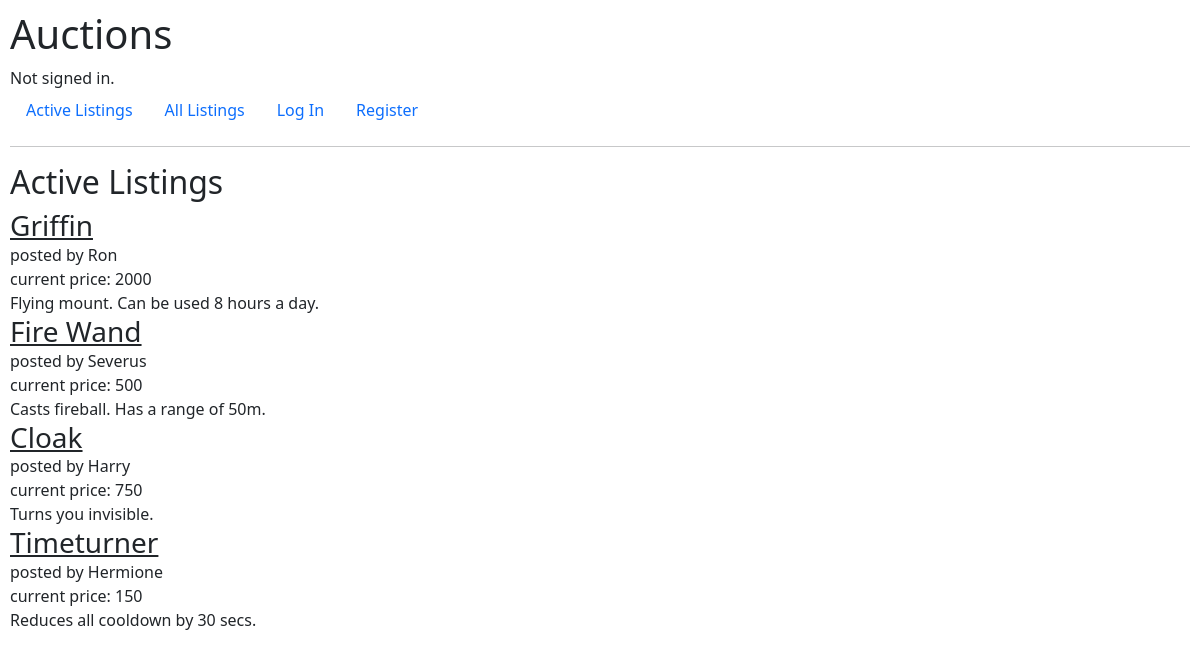
Before: / with the older database file.
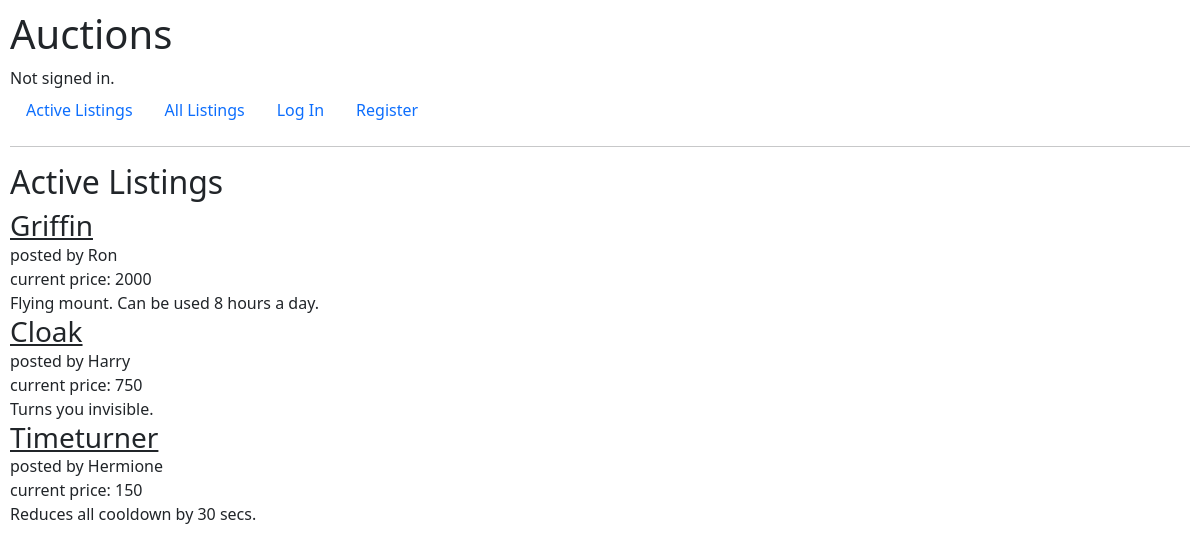
After: the same page with the newer database file.
### auctions/models.py (models this page shows, shortened)
class Post(models.Model):
    item = models.ForeignKey(Item, on_delete=models.CASCADE, related_name="item_postings")
    seller = models.ForeignKey(User, on_delete=models.CASCADE, related_name="posts")
    initial_p = models.IntegerField()
    post_datetime = models.DateTimeField()
    winner = models.ForeignKey(User, on_delete=models.SET_NULL, blank=True, null=True, related_name="wins")
    class Meta:
        unique_together = ('item',)

class Item(models.Model):
    name = models.CharField(max_length=64)
    description = models.CharField(max_length=500)
    img_url = models.CharField(blank=True, max_length=100)
    categories = models.ManyToManyField(Category, blank=True, related_name="items")

class User(AbstractUser):
    pass

### auctions/views.py (the view)
# urls.py: path("", views.index, name="index"),
def index(request):
    posts = Post.objects.filter(winner__isnull=True)
    return render(request, "auctions/index.html", {
        "posts": posts,
        "header": "Active Listings",
    })

### auctions/templates/auctions/index.html
{% extends "auctions/layout.html" %}
{% block body %}
    <h2>{{ header }}</h2>
    {% for post in posts %}
    <a href="{% url 'post' post_id=post.id %}" class="h3">{{ post.item.name }}</a>
    <div>posted by {{ post.seller }}</div>
    <div>current price: {{ post.initial_p }}</div>
    <div>{{ post.item.description }}</div>
    {% endfor %}
{% endblock %}

Changed rows visible on the page:
no longer on this page (row edited): Post: item.name "Fire Wand", seller "Severus", initial_p "500", item.description "Casts fireball. Has a range of 50m."
